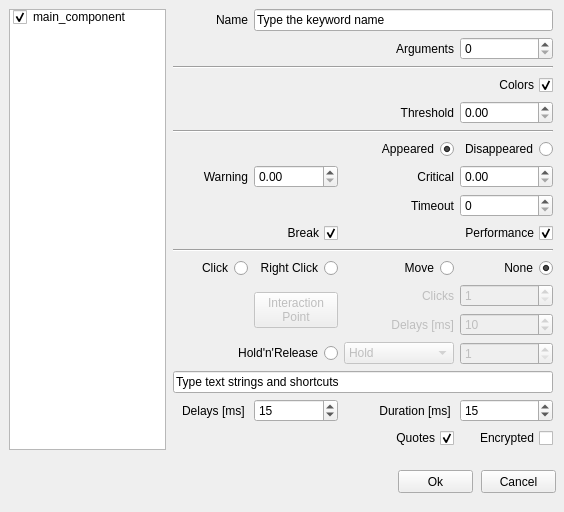
<?xml version="1.0" encoding="UTF-8"?>
<ui version="4.0">
 <class>Form</class>
 <widget class="QWidget" name="Form">
  <property name="geometry">
   <rect>
    <x>0</x>
    <y>0</y>
    <width>564</width>
    <height>512</height>
   </rect>
  </property>
  <property name="windowTitle">
   <string>Alyvix - Image Finder</string>
  </property>
  <widget class="QPushButton" name="pushButtonCancel">
   <property name="geometry">
    <rect>
     <x>481</x>
     <y>470</y>
     <width>75</width>
     <height>23</height>
    </rect>
   </property>
   <property name="text">
    <string>Cancel</string>
   </property>
  </widget>
  <widget class="QPushButton" name="pushButtonOk">
   <property name="geometry">
    <rect>
     <x>398</x>
     <y>470</y>
     <width>75</width>
     <height>23</height>
    </rect>
   </property>
   <property name="text">
    <string>Ok</string>
   </property>
  </widget>
  <widget class="QLabel" name="label_line">
   <property name="geometry">
    <rect>
     <x>100</x>
     <y>10000</y>
     <width>61</width>
     <height>21</height>
    </rect>
   </property>
   <property name="text">
    <string>Begin Line</string>
   </property>
   <property name="alignment">
    <set>Qt::AlignRight|Qt::AlignTrailing|Qt::AlignVCenter</set>
   </property>
  </widget>
  <widget class="QListWidget" name="listWidgetBlocks">
   <property name="geometry">
    <rect>
     <x>482</x>
     <y>10000</y>
     <width>81</width>
     <height>261</height>
    </rect>
   </property>
  </widget>
  <widget class="QPushButton" name="pushButtonAddBlock">
   <property name="geometry">
    <rect>
     <x>300</x>
     <y>10000</y>
     <width>71</width>
     <height>23</height>
    </rect>
   </property>
   <property name="text">
    <string>Add Block</string>
   </property>
  </widget>
  <widget class="QTextEdit" name="textEditCustomLines">
   <property name="geometry">
    <rect>
     <x>18</x>
     <y>10000</y>
     <width>456</width>
     <height>221</height>
    </rect>
   </property>
   <property name="tabStopWidth">
    <number>80</number>
   </property>
   <property name="acceptRichText">
    <bool>false</bool>
   </property>
  </widget>
  <widget class="QPushButton" name="pushButtonRemoveBlock">
   <property name="geometry">
    <rect>
     <x>380</x>
     <y>10000</y>
     <width>91</width>
     <height>23</height>
    </rect>
   </property>
   <property name="text">
    <string>Remove Block</string>
   </property>
  </widget>
  <widget class="QSpinBox" name="spinBoxLine">
   <property name="geometry">
    <rect>
     <x>170</x>
     <y>10000</y>
     <width>121</width>
     <height>22</height>
    </rect>
   </property>
   <property name="minimum">
    <number>1</number>
   </property>
   <property name="maximum">
    <number>99999</number>
   </property>
  </widget>
  <widget class="QListWidget" name="listWidget">
   <property name="geometry">
    <rect>
     <x>9</x>
     <y>9</y>
     <width>157</width>
     <height>441</height>
    </rect>
   </property>
   <property name="selectionMode">
    <enum>QAbstractItemView::SingleSelection</enum>
   </property>
   <item>
    <property name="text">
     <string>main_component</string>
    </property>
    <property name="checkState">
     <enum>Checked</enum>
    </property>
   </item>
  </widget>
  <widget class="QWidget" name="widget" native="true">
   <property name="geometry">
    <rect>
     <x>173</x>
     <y>9</y>
     <width>381</width>
     <height>451</height>
    </rect>
   </property>
   <widget class="QWidget" name="gridLayoutWidget">
    <property name="geometry">
     <rect>
      <x>0</x>
      <y>0</y>
      <width>380</width>
      <height>441</height>
     </rect>
    </property>
    <layout class="QGridLayout" name="gridLayout">
     <item row="10" column="0" colspan="4">
      <widget class="Line" name="line_10">
       <property name="orientation">
        <enum>Qt::Horizontal</enum>
       </property>
      </widget>
     </item>
     <item row="4" column="0" colspan="3">
      <widget class="QLabel" name="threshold_label">
       <property name="text">
        <string>Threshold</string>
       </property>
       <property name="alignment">
        <set>Qt::AlignRight|Qt::AlignTrailing|Qt::AlignVCenter</set>
       </property>
      </widget>
     </item>
     <item row="6" column="3">
      <widget class="QRadioButton" name="wait_disapp_radio">
       <property name="layoutDirection">
        <enum>Qt::RightToLeft</enum>
       </property>
       <property name="text">
        <string>Disappeared</string>
       </property>
       <property name="checked">
        <bool>false</bool>
       </property>
       <attribute name="buttonGroup">
        <string notr="true">buttonGroup_5</string>
       </attribute>
      </widget>
     </item>
     <item row="9" column="2" colspan="2">
      <widget class="QCheckBox" name="checkBoxEnablePerformance">
       <property name="layoutDirection">
        <enum>Qt::RightToLeft</enum>
       </property>
       <property name="text">
        <string>Performance</string>
       </property>
       <property name="checked">
        <bool>true</bool>
       </property>
      </widget>
     </item>
     <item row="8" column="3">
      <widget class="QSpinBox" name="timeout_spinbox">
       <property name="maximum">
        <number>999999</number>
       </property>
      </widget>
     </item>
     <item row="8" column="2">
      <widget class="QLabel" name="timeout_label">
       <property name="text">
        <string>Timeout</string>
       </property>
       <property name="alignment">
        <set>Qt::AlignRight|Qt::AlignTrailing|Qt::AlignVCenter</set>
       </property>
      </widget>
     </item>
     <item row="11" column="0">
      <widget class="QRadioButton" name="clickRadio">
       <property name="layoutDirection">
        <enum>Qt::RightToLeft</enum>
       </property>
       <property name="text">
        <string>Click</string>
       </property>
       <attribute name="buttonGroup">
        <string notr="true">buttonGroup_2</string>
       </attribute>
      </widget>
     </item>
     <item row="14" column="3">
      <widget class="QSpinBox" name="holdreleaseSpinBox">
       <property name="enabled">
        <bool>false</bool>
       </property>
       <property name="minimum">
        <number>1</number>
       </property>
       <property name="maximum">
        <number>9999</number>
       </property>
      </widget>
     </item>
     <item row="13" column="2">
      <widget class="QLabel" name="labelClickDelay">
       <property name="enabled">
        <bool>false</bool>
       </property>
       <property name="text">
        <string>Delays [ms]</string>
       </property>
       <property name="alignment">
        <set>Qt::AlignRight|Qt::AlignTrailing|Qt::AlignVCenter</set>
       </property>
      </widget>
     </item>
     <item row="7" column="2">
      <widget class="QLabel" name="labelCritical">
       <property name="text">
        <string>Critical</string>
       </property>
       <property name="alignment">
        <set>Qt::AlignRight|Qt::AlignTrailing|Qt::AlignVCenter</set>
       </property>
      </widget>
     </item>
     <item row="11" column="2">
      <widget class="QRadioButton" name="movemouseRadio">
       <property name="layoutDirection">
        <enum>Qt::RightToLeft</enum>
       </property>
       <property name="text">
        <string>Move</string>
       </property>
       <property name="checked">
        <bool>false</bool>
       </property>
       <attribute name="buttonGroup">
        <string notr="true">buttonGroup_2</string>
       </attribute>
      </widget>
     </item>
     <item row="14" column="0" colspan="2">
      <widget class="QRadioButton" name="holdreleaseRadio">
       <property name="layoutDirection">
        <enum>Qt::RightToLeft</enum>
       </property>
       <property name="text">
        <string>Hold'n'Release</string>
       </property>
       <attribute name="buttonGroup">
        <string notr="true">buttonGroup_2</string>
       </attribute>
      </widget>
     </item>
     <item row="6" column="0" colspan="3">
      <widget class="QRadioButton" name="wait_radio">
       <property name="layoutDirection">
        <enum>Qt::RightToLeft</enum>
       </property>
       <property name="text">
        <string>Appeared</string>
       </property>
       <property name="checked">
        <bool>true</bool>
       </property>
       <attribute name="buttonGroup">
        <string notr="true">buttonGroup_5</string>
       </attribute>
      </widget>
     </item>
     <item row="1" column="3">
      <widget class="QSpinBox" name="spinBoxArgs"/>
     </item>
     <item row="1" column="2">
      <widget class="QLabel" name="labelArgs">
       <property name="text">
        <string>Arguments</string>
       </property>
       <property name="alignment">
        <set>Qt::AlignRight|Qt::AlignTrailing|Qt::AlignVCenter</set>
       </property>
      </widget>
     </item>
     <item row="12" column="1" rowspan="2">
      <widget class="QPushButton" name="pushButtonXYoffset">
       <property name="enabled">
        <bool>false</bool>
       </property>
       <property name="text">
        <string>Interaction
Point</string>
       </property>
      </widget>
     </item>
     <item row="2" column="0" colspan="4">
      <widget class="Line" name="line_3">
       <property name="orientation">
        <enum>Qt::Horizontal</enum>
       </property>
      </widget>
     </item>
     <item row="0" column="1" colspan="3">
      <widget class="QLineEdit" name="namelineedit">
       <property name="text">
        <string>Type the keyword name</string>
       </property>
      </widget>
     </item>
     <item row="15" column="0" colspan="4">
      <widget class="QLineEdit" name="inserttext">
       <property name="text">
        <string>Type text strings and shortcuts</string>
       </property>
      </widget>
     </item>
     <item row="11" column="1">
      <widget class="QRadioButton" name="rightclickRadio">
       <property name="layoutDirection">
        <enum>Qt::RightToLeft</enum>
       </property>
       <property name="text">
        <string>Right Click</string>
       </property>
       <attribute name="buttonGroup">
        <string notr="true">buttonGroup_2</string>
       </attribute>
      </widget>
     </item>
     <item row="0" column="0">
      <widget class="QLabel" name="labelName">
       <property name="layoutDirection">
        <enum>Qt::LeftToRight</enum>
       </property>
       <property name="text">
        <string>Name</string>
       </property>
       <property name="alignment">
        <set>Qt::AlignRight|Qt::AlignTrailing|Qt::AlignVCenter</set>
       </property>
      </widget>
     </item>
     <item row="7" column="3">
      <widget class="QDoubleSpinBox" name="doubleSpinBoxCritical">
       <property name="maximum">
        <double>9999.989999999999782</double>
       </property>
       <property name="singleStep">
        <double>1.000000000000000</double>
       </property>
      </widget>
     </item>
     <item row="4" column="3">
      <widget class="QDoubleSpinBox" name="doubleSpinBoxThreshold">
       <property name="maximum">
        <double>1.000000000000000</double>
       </property>
       <property name="singleStep">
        <double>0.050000000000000</double>
       </property>
      </widget>
     </item>
     <item row="12" column="3">
      <widget class="QSpinBox" name="clicknumber_spinbox">
       <property name="enabled">
        <bool>false</bool>
       </property>
       <property name="minimum">
        <number>1</number>
       </property>
      </widget>
     </item>
     <item row="16" column="0">
      <widget class="QLabel" name="labelSendKeysDelay">
       <property name="text">
        <string>Delays [ms] </string>
       </property>
       <property name="alignment">
        <set>Qt::AlignRight|Qt::AlignTrailing|Qt::AlignVCenter</set>
       </property>
      </widget>
     </item>
     <item row="7" column="0">
      <widget class="QLabel" name="labelWarning">
       <property name="text">
        <string>Warning</string>
       </property>
       <property name="alignment">
        <set>Qt::AlignRight|Qt::AlignTrailing|Qt::AlignVCenter</set>
       </property>
      </widget>
     </item>
     <item row="9" column="0" colspan="2">
      <widget class="QCheckBox" name="timeout_exception">
       <property name="layoutDirection">
        <enum>Qt::RightToLeft</enum>
       </property>
       <property name="text">
        <string>Break</string>
       </property>
       <property name="checked">
        <bool>true</bool>
       </property>
      </widget>
     </item>
     <item row="14" column="2">
      <widget class="QComboBox" name="holdreleaseComboBox">
       <property name="enabled">
        <bool>false</bool>
       </property>
       <item>
        <property name="text">
         <string>Hold</string>
        </property>
       </item>
       <item>
        <property name="text">
         <string>Release</string>
        </property>
       </item>
       <item>
        <property name="text">
         <string>Release Up</string>
        </property>
       </item>
       <item>
        <property name="text">
         <string>Release Down</string>
        </property>
       </item>
       <item>
        <property name="text">
         <string>Release Left</string>
        </property>
       </item>
       <item>
        <property name="text">
         <string>Release Right</string>
        </property>
       </item>
      </widget>
     </item>
     <item row="5" column="0" colspan="4">
      <widget class="Line" name="line_8">
       <property name="orientation">
        <enum>Qt::Horizontal</enum>
       </property>
      </widget>
     </item>
     <item row="11" column="3">
      <widget class="QRadioButton" name="dontclickRadio">
       <property name="layoutDirection">
        <enum>Qt::RightToLeft</enum>
       </property>
       <property name="text">
        <string>None</string>
       </property>
       <property name="checked">
        <bool>true</bool>
       </property>
       <attribute name="buttonGroup">
        <string notr="true">buttonGroup_2</string>
       </attribute>
      </widget>
     </item>
     <item row="16" column="2">
      <widget class="QLabel" name="labelSendKeysDuration">
       <property name="text">
        <string>Duration [ms] </string>
       </property>
       <property name="alignment">
        <set>Qt::AlignRight|Qt::AlignTrailing|Qt::AlignVCenter</set>
       </property>
      </widget>
     </item>
     <item row="17" column="2">
      <widget class="QCheckBox" name="add_quotes">
       <property name="layoutDirection">
        <enum>Qt::RightToLeft</enum>
       </property>
       <property name="text">
        <string>Quotes</string>
       </property>
       <property name="checked">
        <bool>true</bool>
       </property>
      </widget>
     </item>
     <item row="16" column="1">
      <widget class="QSpinBox" name="spinBoxSendKeysDelay">
       <property name="maximum">
        <number>60000</number>
       </property>
       <property name="value">
        <number>15</number>
       </property>
      </widget>
     </item>
     <item row="17" column="3">
      <widget class="QCheckBox" name="text_encrypted">
       <property name="layoutDirection">
        <enum>Qt::RightToLeft</enum>
       </property>
       <property name="text">
        <string> Encrypted</string>
       </property>
       <property name="checked">
        <bool>false</bool>
       </property>
      </widget>
     </item>
     <item row="7" column="1">
      <widget class="QDoubleSpinBox" name="doubleSpinBoxWarning">
       <property name="maximum">
        <double>9999.989999999999782</double>
       </property>
       <property name="singleStep">
        <double>1.000000000000000</double>
       </property>
      </widget>
     </item>
     <item row="12" column="2">
      <widget class="QLabel" name="labelClickNumber">
       <property name="enabled">
        <bool>false</bool>
       </property>
       <property name="text">
        <string>Clicks</string>
       </property>
       <property name="alignment">
        <set>Qt::AlignRight|Qt::AlignTrailing|Qt::AlignVCenter</set>
       </property>
      </widget>
     </item>
     <item row="13" column="3">
      <widget class="QSpinBox" name="clickdelay_spinbox">
       <property name="enabled">
        <bool>false</bool>
       </property>
       <property name="minimum">
        <number>1</number>
       </property>
       <property name="maximum">
        <number>60000</number>
       </property>
       <property name="value">
        <number>10</number>
       </property>
      </widget>
     </item>
     <item row="16" column="3">
      <widget class="QSpinBox" name="spinBoxSendKeysDuration">
       <property name="maximum">
        <number>60000</number>
       </property>
       <property name="value">
        <number>15</number>
       </property>
      </widget>
     </item>
     <item row="3" column="2" colspan="2">
      <widget class="QCheckBox" name="checkBoxMatchColors">
       <property name="layoutDirection">
        <enum>Qt::RightToLeft</enum>
       </property>
       <property name="text">
        <string>Colors</string>
       </property>
       <property name="checked">
        <bool>true</bool>
       </property>
      </widget>
     </item>
    </layout>
   </widget>
  </widget>
  <widget class="QWidget" name="widget_2" native="true">
   <property name="geometry">
    <rect>
     <x>173</x>
     <y>9000</y>
     <width>381</width>
     <height>301</height>
    </rect>
   </property>
   <widget class="QWidget" name="gridLayoutWidget_2">
    <property name="geometry">
     <rect>
      <x>0</x>
      <y>0</y>
      <width>380</width>
      <height>291</height>
     </rect>
    </property>
    <layout class="QGridLayout" name="gridLayout_2">
     <item row="3" column="3">
      <widget class="QRadioButton" name="dontclickRadio_2">
       <property name="layoutDirection">
        <enum>Qt::RightToLeft</enum>
       </property>
       <property name="text">
        <string>None</string>
       </property>
       <property name="checked">
        <bool>true</bool>
       </property>
       <attribute name="buttonGroup">
        <string notr="true">buttonGroup_4</string>
       </attribute>
      </widget>
     </item>
     <item row="4" column="2">
      <widget class="QLabel" name="labelClickNumber_2">
       <property name="enabled">
        <bool>false</bool>
       </property>
       <property name="text">
        <string>Clicks</string>
       </property>
       <property name="alignment">
        <set>Qt::AlignRight|Qt::AlignTrailing|Qt::AlignVCenter</set>
       </property>
      </widget>
     </item>
     <item row="6" column="2">
      <widget class="QComboBox" name="holdreleaseComboBox_2">
       <property name="enabled">
        <bool>false</bool>
       </property>
       <item>
        <property name="text">
         <string>Hold</string>
        </property>
       </item>
       <item>
        <property name="text">
         <string>Release</string>
        </property>
       </item>
       <item>
        <property name="text">
         <string>Release Up</string>
        </property>
       </item>
       <item>
        <property name="text">
         <string>Release Down</string>
        </property>
       </item>
       <item>
        <property name="text">
         <string>Release Left</string>
        </property>
       </item>
       <item>
        <property name="text">
         <string>Release Right</string>
        </property>
       </item>
      </widget>
     </item>
     <item row="9" column="3">
      <widget class="QCheckBox" name="text_encrypted_2">
       <property name="layoutDirection">
        <enum>Qt::RightToLeft</enum>
       </property>
       <property name="text">
        <string>Encrypted</string>
       </property>
       <property name="checked">
        <bool>false</bool>
       </property>
      </widget>
     </item>
     <item row="5" column="2">
      <widget class="QLabel" name="labelClickDelay_2">
       <property name="enabled">
        <bool>false</bool>
       </property>
       <property name="text">
        <string>Delays [ms]</string>
       </property>
       <property name="alignment">
        <set>Qt::AlignRight|Qt::AlignTrailing|Qt::AlignVCenter</set>
       </property>
      </widget>
     </item>
     <item row="4" column="1" rowspan="2">
      <widget class="QPushButton" name="pushButtonXYoffset_2">
       <property name="enabled">
        <bool>false</bool>
       </property>
       <property name="text">
        <string>Interaction
Point</string>
       </property>
      </widget>
     </item>
     <item row="1" column="3">
      <widget class="QDoubleSpinBox" name="doubleSpinBoxThreshold_2">
       <property name="maximum">
        <double>1.000000000000000</double>
       </property>
       <property name="singleStep">
        <double>0.050000000000000</double>
       </property>
      </widget>
     </item>
     <item row="5" column="3">
      <widget class="QSpinBox" name="clickdelay_spinbox_2">
       <property name="enabled">
        <bool>false</bool>
       </property>
       <property name="minimum">
        <number>1</number>
       </property>
       <property name="maximum">
        <number>60000</number>
       </property>
       <property name="value">
        <number>10</number>
       </property>
      </widget>
     </item>
     <item row="3" column="2">
      <widget class="QRadioButton" name="movemouseRadio_2">
       <property name="layoutDirection">
        <enum>Qt::RightToLeft</enum>
       </property>
       <property name="text">
        <string>Move</string>
       </property>
       <property name="checked">
        <bool>false</bool>
       </property>
       <attribute name="buttonGroup">
        <string notr="true">buttonGroup_4</string>
       </attribute>
      </widget>
     </item>
     <item row="6" column="0" colspan="2">
      <widget class="QRadioButton" name="holdreleaseRadio_2">
       <property name="layoutDirection">
        <enum>Qt::RightToLeft</enum>
       </property>
       <property name="text">
        <string>Hold'n'Release</string>
       </property>
       <attribute name="buttonGroup">
        <string notr="true">buttonGroup_4</string>
       </attribute>
      </widget>
     </item>
     <item row="8" column="2">
      <widget class="QLabel" name="labelSendKeysDuration_2">
       <property name="text">
        <string>Duration [ms] </string>
       </property>
       <property name="alignment">
        <set>Qt::AlignRight|Qt::AlignTrailing|Qt::AlignVCenter</set>
       </property>
      </widget>
     </item>
     <item row="6" column="3">
      <widget class="QSpinBox" name="holdreleaseSpinBox_2">
       <property name="enabled">
        <bool>false</bool>
       </property>
       <property name="minimum">
        <number>1</number>
       </property>
       <property name="maximum">
        <number>9999</number>
       </property>
      </widget>
     </item>
     <item row="3" column="0">
      <widget class="QRadioButton" name="clickRadio_2">
       <property name="layoutDirection">
        <enum>Qt::RightToLeft</enum>
       </property>
       <property name="text">
        <string>Click</string>
       </property>
       <attribute name="buttonGroup">
        <string notr="true">buttonGroup_4</string>
       </attribute>
      </widget>
     </item>
     <item row="8" column="3">
      <widget class="QSpinBox" name="spinBoxSendKeysDuration_2">
       <property name="maximum">
        <number>60000</number>
       </property>
       <property name="value">
        <number>15</number>
       </property>
      </widget>
     </item>
     <item row="2" column="0" colspan="4">
      <widget class="Line" name="line_5">
       <property name="orientation">
        <enum>Qt::Horizontal</enum>
       </property>
      </widget>
     </item>
     <item row="4" column="3">
      <widget class="QSpinBox" name="clicknumber_spinbox_2">
       <property name="enabled">
        <bool>false</bool>
       </property>
       <property name="minimum">
        <number>1</number>
       </property>
      </widget>
     </item>
     <item row="7" column="0" colspan="4">
      <widget class="QLineEdit" name="inserttext_2">
       <property name="text">
        <string>Type text strings and shortcuts</string>
       </property>
      </widget>
     </item>
     <item row="8" column="1">
      <widget class="QSpinBox" name="spinBoxSendKeysDelay_2">
       <property name="maximum">
        <number>60000</number>
       </property>
       <property name="value">
        <number>15</number>
       </property>
      </widget>
     </item>
     <item row="9" column="2">
      <widget class="QCheckBox" name="add_quotes_2">
       <property name="layoutDirection">
        <enum>Qt::RightToLeft</enum>
       </property>
       <property name="text">
        <string>Quotes</string>
       </property>
       <property name="checked">
        <bool>true</bool>
       </property>
      </widget>
     </item>
     <item row="1" column="0" colspan="3">
      <widget class="QLabel" name="threshold_label_2">
       <property name="text">
        <string>Threshold</string>
       </property>
       <property name="alignment">
        <set>Qt::AlignRight|Qt::AlignTrailing|Qt::AlignVCenter</set>
       </property>
      </widget>
     </item>
     <item row="3" column="1">
      <widget class="QRadioButton" name="rightclickRadio_2">
       <property name="layoutDirection">
        <enum>Qt::RightToLeft</enum>
       </property>
       <property name="text">
        <string>Right Click</string>
       </property>
       <attribute name="buttonGroup">
        <string notr="true">buttonGroup_4</string>
       </attribute>
      </widget>
     </item>
     <item row="8" column="0">
      <widget class="QLabel" name="labelSendKeysDelay_2">
       <property name="text">
        <string>Delays [ms] </string>
       </property>
       <property name="alignment">
        <set>Qt::AlignRight|Qt::AlignTrailing|Qt::AlignVCenter</set>
       </property>
      </widget>
     </item>
     <item row="0" column="2" colspan="2">
      <widget class="QCheckBox" name="checkBoxMatchColors_2">
       <property name="layoutDirection">
        <enum>Qt::RightToLeft</enum>
       </property>
       <property name="text">
        <string>Colors</string>
       </property>
       <property name="checked">
        <bool>true</bool>
       </property>
      </widget>
     </item>
    </layout>
   </widget>
  </widget>
  <widget class="QLabel" name="roi_width_label">
   <property name="geometry">
    <rect>
     <x>138</x>
     <y>10000</y>
     <width>89</width>
     <height>20</height>
    </rect>
   </property>
   <property name="text">
    <string>Roi Width</string>
   </property>
   <property name="alignment">
    <set>Qt::AlignRight|Qt::AlignTrailing|Qt::AlignVCenter</set>
   </property>
  </widget>
  <widget class="QLabel" name="roi_height_label">
   <property name="geometry">
    <rect>
     <x>327</x>
     <y>10000</y>
     <width>94</width>
     <height>20</height>
    </rect>
   </property>
   <property name="text">
    <string>Roi Height</string>
   </property>
   <property name="alignment">
    <set>Qt::AlignRight|Qt::AlignTrailing|Qt::AlignVCenter</set>
   </property>
  </widget>
  <widget class="Line" name="line_9">
   <property name="geometry">
    <rect>
     <x>138</x>
     <y>10000</y>
     <width>378</width>
     <height>3</height>
    </rect>
   </property>
   <property name="orientation">
    <enum>Qt::Horizontal</enum>
   </property>
  </widget>
  <widget class="QSpinBox" name="roi_height_spinbox">
   <property name="geometry">
    <rect>
     <x>427</x>
     <y>10000</y>
     <width>89</width>
     <height>20</height>
    </rect>
   </property>
   <property name="maximum">
    <number>9999</number>
   </property>
  </widget>
  <widget class="QSpinBox" name="roi_y_spinbox">
   <property name="geometry">
    <rect>
     <x>427</x>
     <y>10000</y>
     <width>89</width>
     <height>20</height>
    </rect>
   </property>
   <property name="minimum">
    <number>-9999</number>
   </property>
   <property name="maximum">
    <number>9999</number>
   </property>
  </widget>
  <widget class="QSpinBox" name="roi_width_spinbox">
   <property name="geometry">
    <rect>
     <x>233</x>
     <y>10000</y>
     <width>88</width>
     <height>20</height>
    </rect>
   </property>
   <property name="maximum">
    <number>9999</number>
   </property>
  </widget>
  <widget class="QLabel" name="roi_y_label">
   <property name="geometry">
    <rect>
     <x>327</x>
     <y>10000</y>
     <width>94</width>
     <height>20</height>
    </rect>
   </property>
   <property name="text">
    <string>Roi Y</string>
   </property>
   <property name="alignment">
    <set>Qt::AlignRight|Qt::AlignTrailing|Qt::AlignVCenter</set>
   </property>
  </widget>
  <widget class="QSpinBox" name="roi_x_spinbox">
   <property name="geometry">
    <rect>
     <x>233</x>
     <y>10000</y>
     <width>88</width>
     <height>20</height>
    </rect>
   </property>
   <property name="minimum">
    <number>-9999</number>
   </property>
   <property name="maximum">
    <number>9999</number>
   </property>
  </widget>
  <widget class="QLabel" name="roi_x_label">
   <property name="geometry">
    <rect>
     <x>138</x>
     <y>10000</y>
     <width>89</width>
     <height>20</height>
    </rect>
   </property>
   <property name="text">
    <string>Roi X</string>
   </property>
   <property name="alignment">
    <set>Qt::AlignRight|Qt::AlignTrailing|Qt::AlignVCenter</set>
   </property>
  </widget>
  <widget class="QRadioButton" name="find_radio">
   <property name="geometry">
    <rect>
     <x>80</x>
     <y>7800</y>
     <width>88</width>
     <height>17</height>
    </rect>
   </property>
   <property name="layoutDirection">
    <enum>Qt::RightToLeft</enum>
   </property>
   <property name="text">
    <string>Find</string>
   </property>
   <attribute name="buttonGroup">
    <string notr="true">buttonGroup_5</string>
   </attribute>
  </widget>
 </widget>
 <resources/>
 <connections/>
 <buttongroups>
  <buttongroup name="buttonGroup_2"/>
  <buttongroup name="buttonGroup_4"/>
  <buttongroup name="buttonGroup_5"/>
 </buttongroups>
</ui>
